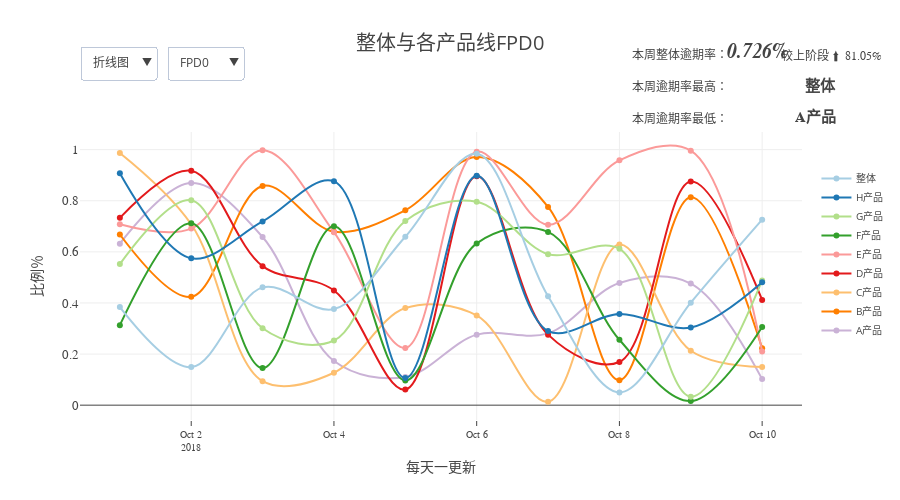

Notebook code for this chart:
### Markdown cell above
&nbsp;&nbsp;&nbsp;&nbsp;<b>优点</b>：<br>
      &nbsp;&nbsp;&nbsp;&nbsp;&nbsp;&nbsp;1)该可视化图表适合<b><U><I>定制化</I></U></b>需求，适合度多组合、重复性可视化场景。<br>
      &nbsp;&nbsp;&nbsp;&nbsp;&nbsp;&nbsp;2)满足<b><U><I>快速迭代</I></U></b>的要求且不占用开发资源，后期形成固定化需求再开发上线。

### Code cell
# 数据
product = ['A产品','B产品','C产品','D产品','E产品','F产品','G产品','H产品','整体']
df_product30 = pd.DataFrame(np.random.rand(10,9),columns=product,index=pd.date_range('10/01/2018',freq = 'D',periods = 10))
df_product30 = df_product30.applymap(lambda x:round(x,3))
df_product30 = df_product30.T

df_product7 = pd.DataFrame(np.random.rand(10,9),columns=product,index=pd.date_range('10/01/2018',freq = 'D',periods = 10))
df_product7 = df_product7.applymap(lambda x:round(x,3))
df_product7 = df_product7.T

df_product = pd.DataFrame(np.random.rand(10,9),columns=product,index=pd.date_range('10/01/2018',freq = 'D',periods = 10))
df_product = df_product.applymap(lambda x:round(x,3))
df_product = df_product.T

# 图表
traces = []
annotations = []

visible1 = []
visible2 = []
visible3 = []

loop = 0

for df in (df_product30, df_product7, df_product):
    df = df.T
    group_mapping = list(df.columns.drop_duplicates(keep='first'))

    n = str(len(group_mapping))
    colors = reversed(cl.scales[n]['qual']['Paired'])

    loop = loop + 1

    for i, clr in zip(group_mapping, colors):

        if loop == 1:
            visible = False
            visible1.append(False)
            visible2.append(False)
            visible3.append(True)
        elif loop == 2:
            visible = False
            visible1.append(False)
            visible2.append(True)
            visible3.append(False)
        elif loop == 3:
            visible =  True
            visible1.append(True)
            visible2.append(False)
            visible3.append(False)

        traces.append(go.Scatter(
            x=df.index,
            y=df[i],
            mode='lines+markers',
            name=i,
            showlegend=True,
            visible=visible,
            line=dict(color=clr, shape='spline'),
            marker=dict(color=clr)
        ))
        
    dft = df.T
    title = list(dft.columns.drop_duplicates(keep='first'))
    n = len(title)

    annotations.append(dict(x=0.9, y=1.17, text='本周整体逾期率：',
                            xref='paper', yref='paper',
                            font=dict(family='Pt Sans Narrow', size=12),
                            showarrow=False))

    annotations.append(dict(x=0.985, y=1.19, text='<b><i>' + dft[title[n - 1]]['整体'].astype(str) + '%</b></i>',
                            xref='paper', yref='paper',
                            font=dict(family='Pt Sans Narrow', size=20),
                            showarrow=False))

    if dft[title[n - 1]]['整体'] - dft[title[n - 2]]['整体'] > 0:
        compare_text = '较上阶段 ⬆️'
    elif dft[title[n - 1]]['整体'] - dft[title[n - 2]]['整体'] < 0:
        compare_text = '较上阶段 ⬇️'
    else:
        compare_text = '与上阶段变化'

    change_rate = ((dft[title[n - 1]]['整体'] - dft[title[n - 2]]['整体']) * 100
                   / dft[title[n - 2]]['整体'])
    change_rate = str(abs(round(change_rate, 2))) + '%'

    annotations.append(dict(x=1.113, y=1.17, text=compare_text + '  ' + change_rate,
                            xref='paper', yref='paper',
                            font=dict(family='Pt Sans Narrow', size=12),
                            showarrow=False))

    annotations.append(dict(x=0.9, y=1.07, text='本周逾期率最高：',
                            xref='paper', yref='paper',
                            font=dict(family='Pt Sans Narrow', size=12),
                            showarrow=False))

    annotations.append(dict(x=1.05, y=1.079, text='<b>' + dft[title[n - 1]].idxmax() + '</b>',
                            xref='paper', yref='paper',
                            font=dict(family='Pt Sans Narrow', size=15),
                            showarrow=False))

    annotations.append(dict(x=0.9, y=0.97, text='本周逾期率最低：',
                            xref='paper', yref='paper',
                            font=dict(family='Pt Sans Narrow', size=12),
                            showarrow=False))

    annotations.append(dict(x=1.05, y=0.98, text='<b>' + dft[title[n - 1]].idxmin() + '</b>',
                            xref='paper', yref='paper',
                            font=dict(family='Pt Sans Narrow', size=15),
                            showarrow=False))

#########################################################################################


updatemenus = list([
    dict(
        buttons=list([
            dict(label='FPD0',
                 method='update',
                 args=[{'visible': visible1},
                       {'title': '整体与各产品线FPD0',
                        'annotations': annotations[14:]}]),
            dict(label='FPD7',
                 method='update',
                 args=[{'visible': visible2},
                       {'title': '整体与各产品线FPD7',
                        'annotations': annotations[7:14]}]),
            dict(label='FPD30',
                 method='update',
                 args=[{'visible': visible3},
                       {'title': '整体与各产品线FPD30',
                        'annotations': annotations[0:7]}]),
        ]),
        direction='down',
        pad={'r': 10, 't': 10},
        showactive=True,
        x=0.12,
        xanchor='left',
        y=1.2,
        yanchor='top'
    ),
    dict(
        buttons=list([
            dict(
                args=['type', 'scatter'],
                label='折线图',
                method='restyle'
            ),
            dict(
                args=['type', 'bar'],
                label='柱状图',
                method='restyle'
            ),
            dict(
                args=['type', 'box'],
                label='排名',
                method='restyle'
            )
        ]),
        direction='down',
        pad={'r': 10, 't': 10},
        showactive=True,
        x=0,
        xanchor='left',
        y=1.2,
        yanchor='top'
    ),
])

layout = dict(
    title='整体与各产品线FPD0',
    titlefont = dict(size = 20),
    height=500,
    legend=dict(traceorder='reversed', font=dict(size=10),y=0.8),
    xaxis=dict(ticks='outside', side='bottom', tickfont=dict(family='Pt Sans Narrow', size=10),
               title='每天一更新'),
    yaxis=dict(side='left', domain = [0,0.9],
               tickfont=dict(family='Pt Sans Narrow', size=13),title='比例％'),
    updatemenus=updatemenus
)

layout['annotations'] = annotations[14:21]

fig = dict(data=traces, layout=layout)
py.iplot(fig)

### Figure 1 — Plotly figure (JSON) as saved in the notebook; plotly's stock layout.template omitted (floating-point values rounded to 4 significant figures)
{"data": [{"line": {"color": "rgb(202,178,214)", "shape": "spline"}, "marker": {"color": "rgb(202,178,214)"}, "mode": "lines+markers", "name": "A产品", "showlegend": true, "type": "scatter", "visible": false, "x": ["2018-10-01", "2018-10-02", "2018-10-03", "2018-10-04", "2018-10-05", "2018-10-06", "2018-10-07", "2018-10-08", "2018-10-09", "2018-10-10"], "y": [0.508, 0.78, 0.402, 0.307, 0.147, 0.262, 0.729, 0.747, 0.876, 0.656]}, {"line": {"color": "rgb(255,127,0)", "shape": "spline"}, "marker": {"color": "rgb(255,127,0)"}, "mode": "lines+markers", "name": "B产品", "showlegend": true, "type": "scatter", "visible": false, "x": ["2018-10-01", "2018-10-02", "2018-10-03", "2018-10-04", "2018-10-05", "2018-10-06", "2018-10-07", "2018-10-08", "2018-10-09", "2018-10-10"], "y": [0.901, 0.52, 0.365, 0.824, 0.911, 0.253, 0.391, 0.26, 0.348, 0.499]}, {"line": {"color": "rgb(253,191,111)", "shape": "spline"}, "marker": {"color": "rgb(253,191,111)"}, "mode": "lines+markers", "name": "C产品", "showlegend": true, "type": "scatter", "visible": false, "x": ["2018-10-01", "2018-10-02", "2018-10-03", "2018-10-04", "2018-10-05", "2018-10-06", "2018-10-07", "2018-10-08", "2018-10-09", "2018-10-10"], "y": [0.676, 0.77, 0.633, 0.835, 0.064, 0.887, 0.709, 0.77, 0.803, 0.73]}, {"line": {"color": "rgb(227,26,28)", "shape": "spline"}, "marker": {"color": "rgb(227,26,28)"}, "mode": "lines+markers", "name": "D产品", "showlegend": true, "type": "scatter", "visible": false, "x": ["2018-10-01", "2018-10-02", "2018-10-03", "2018-10-04", "2018-10-05", "2018-10-06", "2018-10-07", "2018-10-08", "2018-10-09", "2018-10-10"], "y": [0.727, 0.035, 0.285, 0.685, 0.981, 0.111, 0.545, 0.003, 0.748, 0.779]}, {"line": {"color": "rgb(251,154,153)", "shape": "spline"}, "marker": {"color": "rgb(251,154,153)"}, "mode": "lines+markers", "name": "E产品", "showlegend": true, "type": "scatter", "visible": false, "x": ["2018-10-01", "2018-10-02", "2018-10-03", "2018-10-04", "2018-10-05", "2018-10-06", "2018-10-07", "2018-10-08", "2018-10-09", "2018-10-10"], "y": [0.547, 0.549, 0.674, 0.066, 0.269, 0.833, 0.922, 0.58, 0.287, 0.252]}, {"line": {"color": "rgb(51,160,44)", "shape": "spline"}, "marker": {"color": "rgb(51,160,44)"}, "mode": "lines+markers", "name": "F产品", "showlegend": true, "type": "scatter", "visible": false, "x": ["2018-10-01", "2018-10-02", "2018-10-03", "2018-10-04", "2018-10-05", "2018-10-06", "2018-10-07", "2018-10-08", "2018-10-09", "2018-10-10"], "y": [0.212, 0.349, 0.182, 0.08, 0.803, 0.734, 0.071, 0.158, 0.852, 0.003]}, {"line": {"color": "rgb(178,223,138)", "shape": "spline"}, "marker": {"color": "rgb(178,223,138)"}, "mode": "lines+markers", "name": "G产品", "showlegend": true, "type": "scatter", "visible": false, "x": ["2018-10-01", "2018-10-02", "2018-10-03", "2018-10-04", "2018-10-05", "2018-10-06", "2018-10-07", "2018-10-08", "2018-10-09", "2018-10-10"], "y": [0.03, 0.11, 0.087, 0.879, 0.198, 0.855, 0.191, 0.356, 0.457, 0.019]}, {"line": {"color": "rgb(31,120,180)", "shape": "spline"}, "marker": {"color": "rgb(31,120,180)"}, "mode": "lines+markers", "name": "H产品", "showlegend": true, "type": "scatter", "visible": false, "x": ["2018-10-01", "2018-10-02", "2018-10-03", "2018-10-04", "2018-10-05", "2018-10-06", "2018-10-07", "2018-10-08", "2018-10-09", "2018-10-10"], "y": [0.335, 0.87, 0.959, 0.11, 0.69, 0.788, 0.348, 0.252, 0.565, 0.828]}, {"line": {"color": "rgb(166,206,227)", "shape": "spline"}, "marker": {"color": "rgb(166,206,227)"}, "mode": "lines+markers", "name": "整体", "showlegend": true, "type": "scatter", "visible": false, "x": ["2018-10-01", "2018-10-02", "2018-10-03", "2018-10-04", "2018-10-05", "2018-10-06", "2018-10-07", "2018-10-08", "2018-10-09", "2018-10-10"], "y": [0.246, 0.68, 0.841, 0.739, 0.022, 0.345, 0.236, 0.235, 0.307, 0.199]}, {"line": {"color": "rgb(202,178,214)", "shape": "spline"}, "marker": {"color": "rgb(202,178,214)"}, "mode": "lines+markers", "name": "A产品", "showlegend": true, "type": "scatter", "visible": false, "x": ["2018-10-01", "2018-10-02", "2018-10-03", "2018-10-04", "2018-10-05", "2018-10-06", "2018-10-07", "2018-10-08", "2018-10-09", "2018-10-10"], "y": [0.85, 0.24, 0.451, 0.297, 0.592, 0.522, 0.867, 0.323, 0.815, 0.207]}, {"line": {"color": "rgb(255,127,0)", "shape": "spline"}, "marker": {"color": "rgb(255,127,0)"}, "mode": "lines+markers", "name": "B产品", "showlegend": true, "type": "scatter", "visible": false, "x": ["2018-10-01", "2018-10-02", "2018-10-03", "2018-10-04", "2018-10-05", "2018-10-06", "2018-10-07", "2018-10-08", "2018-10-09", "2018-10-10"], "y": [0.537, 0.01, 0.276, 0.22, 0.084, 0.873, 0.124, 0.175, 0.108, 0.968]}, {"line": {"color": "rgb(253,191,111)", "shape": "spline"}, "marker": {"color": "rgb(253,191,111)"}, "mode": "lines+markers", "name": "C产品", "showlegend": true, "type": "scatter", "visible": false, "x": ["2018-10-01", "2018-10-02", "2018-10-03", "2018-10-04", "2018-10-05", "2018-10-06", "2018-10-07", "2018-10-08", "2018-10-09", "2018-10-10"], "y": [0.226, 0.175, 0.659, 0.653, 0.956, 0.203, 0.033, 0.943, 0.464, 0.993]}, {"line": {"color": "rgb(227,26,28)", "shape": "spline"}, "marker": {"color": "rgb(227,26,28)"}, "mode": "lines+markers", "name": "D产品", "showlegend": true, "type": "scatter", "visible": false, "x": ["2018-10-01", "2018-10-02", "2018-10-03", "2018-10-04", "2018-10-05", "2018-10-06", "2018-10-07", "2018-10-08", "2018-10-09", "2018-10-10"], "y": [0.507, 0.104, 0.421, 0.623, 0.744, 0.939, 0.594, 0.806, 0.554, 0.682]}, {"line": {"color": "rgb(251,154,153)", "shape": "spline"}, "marker": {"color": "rgb(251,154,153)"}, "mode": "lines+markers", "name": "E产品", "showlegend": true, "type": "scatter", "visible": false, "x": ["2018-10-01", "2018-10-02", "2018-10-03", "2018-10-04", "2018-10-05", "2018-10-06", "2018-10-07", "2018-10-08", "2018-10-09", "2018-10-10"], "y": [0.438, 0.29, 0.553, 0.838, 0.84, 0.95, 0.077, 0.045, 0.862, 0.92]}, {"line": {"color": "rgb(51,160,44)", "shape": "spline"}, "marker": {"color": "rgb(51,160,44)"}, "mode": "lines+markers", "name": "F产品", "showlegend": true, "type": "scatter", "visible": false, "x": ["2018-10-01", "2018-10-02", "2018-10-03", "2018-10-04", "2018-10-05", "2018-10-06", "2018-10-07", "2018-10-08", "2018-10-09", "2018-10-10"], "y": [0.535, 0.838, 0.203, 0.594, 0.271, 0.246, 0.197, 0.884, 0.981, 0.501]}, {"line": {"color": "rgb(178,223,138)", "shape": "spline"}, "marker": {"color": "rgb(178,223,138)"}, "mode": "lines+markers", "name": "G产品", "showlegend": true, "type": "scatter", "visible": false, "x": ["2018-10-01", "2018-10-02", "2018-10-03", "2018-10-04", "2018-10-05", "2018-10-06", "2018-10-07", "2018-10-08", "2018-10-09", "2018-10-10"], "y": [0.822, 0.586, 0.96, 0.079, 0.542, 0.83, 0.263, 0.26, 0.365, 0.743]}, {"line": {"color": "rgb(31,120,180)", "shape": "spline"}, "marker": {"color": "rgb(31,120,180)"}, "mode": "lines+markers", "name": "H产品", "showlegend": true, "type": "scatter", "visible": false, "x": ["2018-10-01", "2018-10-02", "2018-10-03", "2018-10-04", "2018-10-05", "2018-10-06", "2018-10-07", "2018-10-08", "2018-10-09", "2018-10-10"], "y": [0.606, 0.004, 0.822, 0.243, 0.837, 0.426, 0.645, 0.816, 0.876, 0.832]}, {"line": {"color": "rgb(166,206,227)", "shape": "spline"}, "marker": {"color": "rgb(166,206,227)"}, "mode": "lines+markers", "name": "整体", "showlegend": true, "type": "scatter", "visible": false, "x": ["2018-10-01", "2018-10-02", "2018-10-03", "2018-10-04", "2018-10-05", "2018-10-06", "2018-10-07", "2018-10-08", "2018-10-09", "2018-10-10"], "y": [0.364, 0.967, 0.997, 0.896, 0.568, 0.512, 0.955, 0.957, 0.057, 0.86]}, {"line": {"color": "rgb(202,178,214)", "shape": "spline"}, "marker": {"color": "rgb(202,178,214)"}, "mode": "lines+markers", "name": "A产品", "showlegend": true, "type": "scatter", "visible": true, "x": ["2018-10-01", "2018-10-02", "2018-10-03", "2018-10-04", "2018-10-05", "2018-10-06", "2018-10-07", "2018-10-08", "2018-10-09", "2018-10-10"], "y": [0.632, 0.869, 0.658, 0.173, 0.11, 0.276, 0.281, 0.478, 0.476, 0.102]}, {"line": {"color": "rgb(255,127,0)", "shape": "spline"}, "marker": {"color": "rgb(255,127,0)"}, "mode": "lines+markers", "name": "B产品", "showlegend": true, "type": "scatter", "visible": true, "x": ["2018-10-01", "2018-10-02", "2018-10-03", "2018-10-04", "2018-10-05", "2018-10-06", "2018-10-07", "2018-10-08", "2018-10-09", "2018-10-10"], "y": [0.668, 0.424, 0.858, 0.679, 0.763, 0.971, 0.776, 0.098, 0.814, 0.223]}, {"line": {"color": "rgb(253,191,111)", "shape": "spline"}, "marker": {"color": "rgb(253,191,111)"}, "mode": "lines+markers", "name": "C产品", "showlegend": true, "type": "scatter", "visible": true, "x": ["2018-10-01", "2018-10-02", "2018-10-03", "2018-10-04", "2018-10-05", "2018-10-06", "2018-10-07", "2018-10-08", "2018-10-09", "2018-10-10"], "y": [0.987, 0.708, 0.094, 0.127, 0.38, 0.351, 0.013, 0.629, 0.213, 0.149]}, {"line": {"color": "rgb(227,26,28)", "shape": "spline"}, "marker": {"color": "rgb(227,26,28)"}, "mode": "lines+markers", "name": "D产品", "showlegend": true, "type": "scatter", "visible": true, "x": ["2018-10-01", "2018-10-02", "2018-10-03", "2018-10-04", "2018-10-05", "2018-10-06", "2018-10-07", "2018-10-08", "2018-10-09", "2018-10-10"], "y": [0.733, 0.917, 0.544, 0.449, 0.061, 0.896, 0.276, 0.169, 0.875, 0.412]}, {"line": {"color": "rgb(251,154,153)", "shape": "spline"}, "marker": {"color": "rgb(251,154,153)"}, "mode": "lines+markers", "name": "E产品", "showlegend": true, "type": "scatter", "visible": true, "x": ["2018-10-01", "2018-10-02", "2018-10-03", "2018-10-04", "2018-10-05", "2018-10-06", "2018-10-07", "2018-10-08", "2018-10-09", "2018-10-10"], "y": [0.708, 0.691, 0.998, 0.677, 0.224, 0.992, 0.706, 0.958, 0.996, 0.21]}, {"line": {"color": "rgb(51,160,44)", "shape": "spline"}, "marker": {"color": "rgb(51,160,44)"}, "mode": "lines+markers", "name": "F产品", "showlegend": true, "type": "scatter", "visible": true, "x": ["2018-10-01", "2018-10-02", "2018-10-03", "2018-10-04", "2018-10-05", "2018-10-06", "2018-10-07", "2018-10-08", "2018-10-09", "2018-10-10"], "y": [0.313, 0.712, 0.145, 0.7, 0.097, 0.633, 0.678, 0.256, 0.016, 0.306]}, {"line": {"color": "rgb(178,223,138)", "shape": "spline"}, "marker": {"color": "rgb(178,223,138)"}, "mode": "lines+markers", "name": "G产品", "showlegend": true, "type": "scatter", "visible": true, "x": ["2018-10-01", "2018-10-02", "2018-10-03", "2018-10-04", "2018-10-05", "2018-10-06", "2018-10-07", "2018-10-08", "2018-10-09", "2018-10-10"], "y": [0.552, 0.802, 0.301, 0.253, 0.721, 0.796, 0.591, 0.612, 0.033, 0.488]}, {"line": {"color": "rgb(31,120,180)", "shape": "spline"}, "marker": {"color": "rgb(31,120,180)"}, "mode": "lines+markers", "name": "H产品", "showlegend": true, "type": "scatter", "visible": true, "x": ["2018-10-01", "2018-10-02", "2018-10-03", "2018-10-04", "2018-10-05", "2018-10-06", "2018-10-07", "2018-10-08", "2018-10-09", "2018-10-10"], "y": [0.908, 0.575, 0.719, 0.876, 0.106, 0.898, 0.29, 0.357, 0.304, 0.481]}, {"line": {"color": "rgb(166,206,227)", "shape": "spline"}, "marker": {"color": "rgb(166,206,227)"}, "mode": "lines+markers", "name": "整体", "showlegend": true, "type": "scatter", "visible": true, "x": ["2018-10-01", "2018-10-02", "2018-10-03", "2018-10-04", "2018-10-05", "2018-10-06", "2018-10-07", "2018-10-08", "2018-10-09", "2018-10-10"], "y": [0.384, 0.149, 0.461, 0.376, 0.659, 0.984, 0.426, 0.05, 0.401, 0.726]}], "layout": {"annotations": [{"font": {"family": "Pt Sans Narrow", "size": 12}, "showarrow": false, "text": "本周整体逾期率：", "x": 0.9, "xref": "paper", "y": 1.17, "yref": "paper"}, {"font": {"family": "Pt Sans Narrow", "size": 20}, "showarrow": false, "text": "<b><i>0.726%</b></i>", "x": 0.985, "xref": "paper", "y": 1.19, "yref": "paper"}, {"font": {"family": "Pt Sans Narrow", "size": 12}, "showarrow": false, "text": "较上阶段 ⬆️  81.05%", "x": 1.113, "xref": "paper", "y": 1.17, "yref": "paper"}, {"font": {"family": "Pt Sans Narrow", "size": 12}, "showarrow": false, "text": "本周逾期率最高：", "x": 0.9, "xref": "paper", "y": 1.07, "yref": "paper"}, {"font": {"family": "Pt Sans Narrow", "size": 15}, "showarrow": false, "text": "<b>整体</b>", "x": 1.05, "xref": "paper", "y": 1.079, "yref": "paper"}, {"font": {"family": "Pt Sans Narrow", "size": 12}, "showarrow": false, "text": "本周逾期率最低：", "x": 0.9, "xref": "paper", "y": 0.97, "yref": "paper"}, {"font": {"family": "Pt Sans Narrow", "size": 15}, "showarrow": false, "text": "<b>A产品</b>", "x": 1.05, "xref": "paper", "y": 0.98, "yref": "paper"}], "height": 500, "legend": {"font": {"size": 10}, "traceorder": "reversed", "y": 0.8}, "title": "整体与各产品线FPD0", "titlefont": {"size": 20}, "updatemenus": [{"buttons": [{"args": [{"visible": [false, false, false, false, false, false, false, false, false, false, false, false, false, false, false, false, false, false, true, true, true, true, true, true, true, true, true]}, {"annotations": [{"font": {"family": "Pt Sans Narrow", "size": 12}, "showarrow": false, "text": "本周整体逾期率：", "x": 0.9, "xref": "paper", "y": 1.17, "yref": "paper"}, {"font": {"family": "Pt Sans Narrow", "size": 20}, "showarrow": false, "text": "<b><i>0.726%</b></i>", "x": 0.985, "xref": "paper", "y": 1.19, "yref": "paper"}, {"font": {"family": "Pt Sans Narrow", "size": 12}, "showarrow": false, "text": "较上阶段 ⬆️  81.05%", "x": 1.113, "xref": "paper", "y": 1.17, "yref": "paper"}, {"font": {"family": "Pt Sans Narrow", "size": 12}, "showarrow": false, "text": "本周逾期率最高：", "x": 0.9, "xref": "paper", "y": 1.07, "yref": "paper"}, {"font": {"family": "Pt Sans Narrow", "size": 15}, "showarrow": false, "text": "<b>整体</b>", "x": 1.05, "xref": "paper", "y": 1.079, "yref": "paper"}, {"font": {"family": "Pt Sans Narrow", "size": 12}, "showarrow": false, "text": "本周逾期率最低：", "x": 0.9, "xref": "paper", "y": 0.97, "yref": "paper"}, {"font": {"family": "Pt Sans Narrow", "size": 15}, "showarrow": false, "text": "<b>A产品</b>", "x": 1.05, "xref": "paper", "y": 0.98, "yref": "paper"}], "title": "整体与各产品线FPD0"}], "label": "FPD0", "method": "update"}, {"args": [{"visible": [false, false, false, false, false, false, false, false, false, true, true, true, true, true, true, true, true, true, false, false, false, false, false, false, false, false, false]}, {"annotations": [{"font": {"family": "Pt Sans Narrow", "size": 12}, "showarrow": false, "text": "本周整体逾期率：", "x": 0.9, "xref": "paper", "y": 1.17, "yref": "paper"}, {"font": {"family": "Pt Sans Narrow", "size": 20}, "showarrow": false, "text": "<b><i>0.86%</b></i>", "x": 0.985, "xref": "paper", "y": 1.19, "yref": "paper"}, {"font": {"family": "Pt Sans Narrow", "size": 12}, "showarrow": false, "text": "较上阶段 ⬆️  1408.77%", "x": 1.113, "xref": "paper", "y": 1.17, "yref": "paper"}, {"font": {"family": "Pt Sans Narrow", "size": 12}, "showarrow": false, "text": "本周逾期率最高：", "x": 0.9, "xref": "paper", "y": 1.07, "yref": "paper"}, {"font": {"family": "Pt Sans Narrow", "size": 15}, "showarrow": false, "text": "<b>C产品</b>", "x": 1.05, "xref": "paper", "y": 1.079, "yref": "paper"}, {"font": {"family": "Pt Sans Narrow", "size": 12}, "showarrow": false, "text": "本周逾期率最低：", "x": 0.9, "xref": "paper", "y": 0.97, "yref": "paper"}, {"font": {"family": "Pt Sans Narrow", "size": 15}, "showarrow": false, "text": "<b>A产品</b>", "x": 1.05, "xref": "paper", "y": 0.98, "yref": "paper"}], "title": "整体与各产品线FPD7"}], "label": "FPD7", "method": "update"}, {"args": [{"visible": [true, true, true, true, true, true, true, true, true, false, false, false, false, false, false, false, false, false, false, false, false, false, false, false, false, false, false]}, {"annotations": [{"font": {"family": "Pt Sans Narrow", "size": 12}, "showarrow": false, "text": "本周整体逾期率：", "x": 0.9, "xref": "paper", "y": 1.17, "yref": "paper"}, {"font": {"family": "Pt Sans Narrow", "size": 20}, "showarrow": false, "text": "<b><i>0.199%</b></i>", "x": 0.985, "xref": "paper", "y": 1.19, "yref": "paper"}, {"font": {"family": "Pt Sans Narrow", "size": 12}, "showarrow": false, "text": "较上阶段 ⬇️  35.18%", "x": 1.113, "xref": "paper", "y": 1.17, "yref": "paper"}, {"font": {"family": "Pt Sans Narrow", "size": 12}, "showarrow": false, "text": "本周逾期率最高：", "x": 0.9, "xref": "paper", "y": 1.07, "yref": "paper"}, {"font": {"family": "Pt Sans Narrow", "size": 15}, "showarrow": false, "text": "<b>H产品</b>", "x": 1.05, "xref": "paper", "y": 1.079, "yref": "paper"}, {"font": {"family": "Pt Sans Narrow", "size": 12}, "showarrow": false, "text": "本周逾期率最低：", "x": 0.9, "xref": "paper", "y": 0.97, "yref": "paper"}, {"font": {"family": "Pt Sans Narrow", "size": 15}, "showarrow": false, "text": "<b>F产品</b>", "x": 1.05, "xref": "paper", "y": 0.98, "yref": "paper"}], "title": "整体与各产品线FPD30"}], "label": "FPD30", "method": "update"}], "direction": "down", "pad": {"r": 10, "t": 10}, "showactive": true, "x": 0.12, "xanchor": "left", "y": 1.2, "yanchor": "top"}, {"buttons": [{"args": ["type", "scatter"], "label": "折线图", "method": "restyle"}, {"args": ["type", "bar"], "label": "柱状图", "method": "restyle"}, {"args": ["type", "box"], "label": "排名", "method": "restyle"}], "direction": "down", "pad": {"r": 10, "t": 10}, "showactive": true, "x": 0, "xanchor": "left", "y": 1.2, "yanchor": "top"}], "xaxis": {"side": "bottom", "tickfont": {"family": "Pt Sans Narrow", "size": 10}, "ticks": "outside", "title": "每天一更新"}, "yaxis": {"domain": [0, 0.9], "side": "left", "tickfont": {"family": "Pt Sans Narrow", "size": 13}, "title": "比例％"}}}
